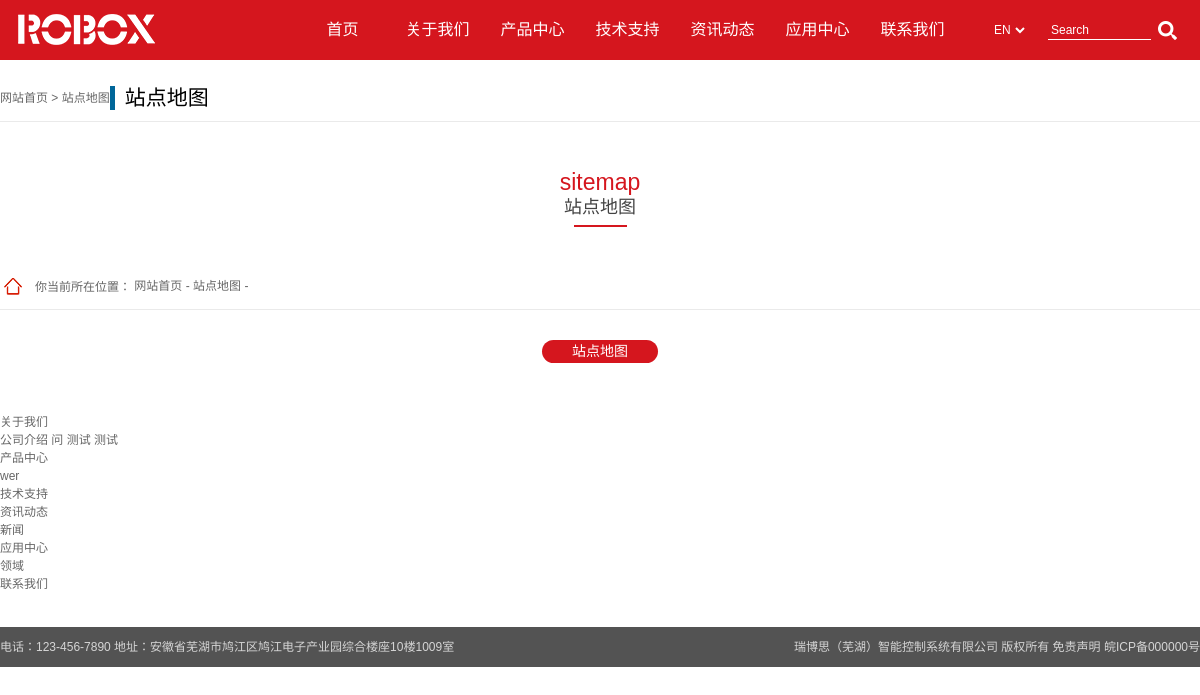
/sitemap.php, run on the app's committed database.
### tables this page shows
CREATE TABLE `banner` (
  `id` int(10) NOT NULL,
  `class_id` int(10) NOT NULL,
  `sortnum` int(20) NOT NULL,
  `title` varchar(100) DEFAULT NULL,
  `url` varchar(200) DEFAULT NULL,
  `pic` varchar(200) DEFAULT NULL,
  `width` int(10) DEFAULT NULL,
  `height` int(10) DEFAULT NULL,
  `state` int(10) NOT NULL,
  `content` text,
  `pic1` varchar(200) DEFAULT NULL,
  KEY `id` (`id`)
);

CREATE TABLE `info_class` (
  `id` varchar(20) NOT NULL DEFAULT '',
  `sortnum` int(10) unsigned NOT NULL DEFAULT '0',
  `name` varchar(50) NOT NULL DEFAULT '',
  `pic` varchar(200) DEFAULT NULL,
  `content` text,
  `files` text,
  `info_state` varchar(10) NOT NULL DEFAULT '',
  `max_level` tinyint(1) unsigned NOT NULL DEFAULT '0',
  `has_sub` tinyint(1) unsigned NOT NULL DEFAULT '0',
  `sub_content` tinyint(1) unsigned NOT NULL DEFAULT '0',
  `sub_pic` tinyint(1) unsigned NOT NULL DEFAULT '0',
  `hasViews` tinyint(1) unsigned NOT NULL DEFAULT '0',
  `hasState` tinyint(1) unsigned NOT NULL DEFAULT '0',
  `hasPic` tinyint(1) unsigned NOT NULL DEFAULT '0',
  `hasAnnex` tinyint(1) unsigned NOT NULL DEFAULT '0',
  `hasIntro` tinyint(1) unsigned NOT NULL DEFAULT '0',
  `hasContent` tinyint(1) unsigned NOT NULL DEFAULT '0',
  `hasWebsite` tinyint(1) unsigned NOT NULL DEFAULT '0',
  `hasAuthor` tinyint(1) unsigned NOT NULL DEFAULT '0',
  `hasSource` tinyint(1) unsigned NOT NULL DEFAULT '0',
  `hasKeyword` tinyint(1) unsigned NOT NULL DEFAULT '0',
  `state` tinyint(1) unsigned NOT NULL DEFAULT '0',
  `hasPics` tinyint(1) unsigned DEFAULT '0',
  `hasPic2` tinyint(1) unsigned DEFAULT '0',
  `hasContent2` tinyint(1) unsigned DEFAULT '0',
  `hasContent3` tinyint(1) unsigned DEFAULT '0',
  `hasContent4` tinyint(1) unsigned DEFAULT '0',
  `hasContent5` tinyint(1) unsigned DEFAULT '0',
  `hasContent6` tinyint(1) unsigned DEFAULT '0',
  `en_name` varchar(50) DEFAULT NULL,
  `hasDescription` tinyint(1) NOT NULL DEFAULT '0',
  `keyword` varchar(200) DEFAULT NULL,
  `description` varchar(200) DEFAULT NULL,
  PRIMARY KEY (`id`),
  KEY `sortnum` (`sortnum`)
);

CREATE TABLE `config_base` (
  `id` int(10) unsigned NOT NULL AUTO_INCREMENT,
  `name` varchar(100) NOT NULL DEFAULT '',
  `title` varchar(100) NOT NULL DEFAULT '',
  `icp` varchar(30) NOT NULL DEFAULT '',
  `keyword` varchar(200) NOT NULL DEFAULT '',
  `description` varchar(200) NOT NULL DEFAULT '',
  `contact` text,
  `copyright` text,
  `webcopyright` text,
  `javascriptFoot` text,
  `javascriptHead` text,
  `webJavascriptHead` text,
  `webJavascriptFoot` text,
  `hotline` varchar(100) DEFAULT NULL,
  `phone` varchar(100) DEFAULT NULL,
  `map` text,
  `rightButton` int(1) DEFAULT '0',
  `mobilejump` int(1) DEFAULT '1',
  `watermark` tinyint(1) DEFAULT '0',
  `waterpic` varchar(200) DEFAULT NULL,
  `waterpos` int(10) DEFAULT '5',
  PRIMARY KEY (`id`)
);

### config.php (called while the page is built, shortened)
<?
$config["db_host"] = "localhost";
$config["db_user"] = "root";
$config["db_pass"] = "root";
$config["db_name"] = "robox";

### include/onlyDB.php (called while the page is built, shortened)
<?
class onlyDB
{
	var $dbHost       = "";
	var $dbUser       = "";
	var $dbPassword   = "";
	var $dbName       = "";
	var $linkId;
	function onlyDB($dbHost, $dbUser, $dbPassword, $dbName = "")
	{
		$this->dbHost      = $dbHost;
		$this->dbUser      = $dbUser;
		$this->dbPassword  = $dbPassword;
		$this->dbName      = $dbName;
	}
	function connect()
	{
		$this->linkId = mysql_connect($this->dbHost, $this->dbUser, $this->dbPassword);
		if ($this->dbName)
		{
			return $this->select_db($this->dbName);
		}
		return true;
	}
	function select_db($dbName)
	{
		$rt = mysql_select_db($dbName);
		if (!$rt)
		{
			raise( new OnlyException( $this->error() ) );
		}
		else
		{
			$this->dbName = $dbName;
		}
		return $rt;
	}
	function query($query)
	{
		$rt = mysql_query($query, $this->linkId);
		return $rt;
	}
	function fetch_array($result, $fetchModule = MYSQL_ASSOC)
	{
		return mysql_fetch_array($result, $fetchModule);
	}
}
?>

### init.php (called while the page is built, shortened)
<?
require("config.php");
require("include/onlyDB.php");
$db	= new onlyDB($config["db_host"], $config["db_user"], $config["db_pass"], $config["db_name"]);
$sql = "select * from config_base where id=1";
$rst = $db->query($sql);
if ($row = $db->fetch_array($rst))
{
	$config_title			= $row["title"];
	$config_icp				= $row["icp"];
	$config_copyright		= $row["copyright"];
	$config_hotline			= $row["hotline"];
}
$sql = "select id, name from info_class where id like '___' order by sortnum asc";
$rst = $db->query($sql);
while ($row = $db->fetch_array($rst)) {
	$baseClassArray[]	= $row;
}
$baseClassCnt = count($baseClassArray);
?>

### sitemap.php (the view, shortened to what this page needs)
<?
require("init.php");
$menu			= 'sitemap';
$base_name		= '站点地图';
?>
<!doctype html>
<html>
<head>
<link rel="stylesheet" href="images/base.css" />
<link rel="stylesheet" href="images/inside.css" />
<link rel="stylesheet" href="images/adver.css" />
</head>
<body>
<?
require_once("begin.php");
?>
<div class="container">
	<div class="location">
        <div class="wrap clearfix">
        	<div class="breadcrumbs"><a href="./" class="u-home">网站首页</a> &gt; <a href="sitemap.php"><?=$base_name?></a></div>
       		<h3><?=$base_name?></h3>
        </div>
    </div>
	<div class="wrap clearfix">
		<?
		require_once("left.php");
		?>
		<div class="main">
			<div class="webmap">
				<?
				for ($i = 0; $i < $baseClassCnt; $i++) {
				?>
				<dl>
					<dt><a href="info.php?class_id=<?=$baseClassArray[$i]['id']?>"><?=$baseClassArray[$i]['name']?></a></dt>
					<dd class="clearfix">
						<?
						if ($secondClassArray[$i]['has_sub'] = 1) {
							$sql = "select id, name from info_class where id like '".$baseClassArray[$i]['id']."___' order by sortnum asc";
							$rst = $db->query($sql);
							while ($row = $db->fetch_array($rst)) {
						?>
						<a href="info.php?class_id=<?=$row["id"]?>"><?=$row["name"]?></a>
						<?
							}
						}
						?>
					</dd>
				</dl>
				<?
				}
				?>
			</div>
		</div>
	</div>
</div>
<?
require_once("end.php");
?>
</body>
</html>

### begin.php (shortened to what this page needs)
<div class="header">
	<div class="g-in clearfix">
		<div class="logo">
			<?
				$sql = "select pic, url from banner where class_id = 3 and state>0 and pic<>''";
				$rst = $db->query($sql);
				if ($row = $db->fetch_array($rst)){
			?>
			<a href="./"><img src="<?=UPLOAD_PATH.$row["pic"]?>" width="175px" height="58" alt="<?=$config_title?>" /></a>
			<?
				}
			?>
		</div>
		<div class="nav">
			<ul class="clearfix">
				<li><a href="./" <? if ($menu == "default") { echo "class='current'"; } ?>>首页</a></li>
				<li><a href="info.php?class_id=101"<?if($base_id=="101"){echo" class='current'";}?>>关于我们</a></li>
				<li><a href="info.php?class_id=102"<?if($base_id=="102"){echo" class='current'";}?>>产品中心</a></li>
				<li><a href="info.php?class_id=103"<?if($base_id=="103"){echo" class='current'";}?>>技术支持</a></li>
				<li><a href="info.php?class_id=104"<?if($base_id=="104"){echo" class='current'";}?>>资讯动态</a></li>
				<li><a href="info.php?class_id=105"<?if($base_id=="105"){echo" class='current'";}?>>应用中心</a></li>
				<li><a href="info.php?class_id=106"<?if($base_id=="106"){echo" class='current'";}?>>联系我们</a></li>
			</ul>
		</div>
		<div class="select">
			<select name="" id="">
				<option value="">EN</option>
			</select>
		</div>
		<div class="search">
			<form action="search.php">
				<input type="text" name="search_keyword" class="search_text" required="" placeholder="Search">
				<input type="submit" value="" class="search_btn">
			</form>
		</div>
	</div>
</div>

### end.php (shortened to what this page needs)
<div class="footer">
	<div class="g-in clearfix">
		<span class="s1">电话：<?=$config_hotline?>  地址：<?=$config_copyright?> </span>
		<span class="s2"><?=$config_title?>  版权所有 <a href="">免责声明 </a> <a href=""> <?=$config_icp?></a> </span>
	</div>
</div>

### images/base.css (style rules this page uses)
body, h1, h2, h3, h4, h5, h6, hr, p, blockquote, dl, dt, dd, ul, ol, li, pre, form, fieldset, legend, button, input, textarea, th, td { margin: 0; padding: 0; }
body, button, input, select, textarea { font: 12px/1.5 Microsoft YaHei, Arial, sans-serif; }
h1, h2, h3, h4, h5, h6 { font-size: 100%; }
ul, ol { list-style: none; }
a { text-decoration: none; }
fieldset, img { border: 0; vertical-align: top; }
button, input, select, textarea { font-size: 100%;border:0;background:none;outline:none; }
.clearfix:after { content: '\20'; display: block; height: 0; clear: both; }
.clearfix { *zoom:1; }
a:link, a:visited { text-decoration: none; }
a { blr:expression_r(this.onFocus=this.blur()); }
body { color: #666; background:#fff; }
a { color: #666; }
.wrap { width: 1200px; margin: 0 auto; }
.g-in { width:1200px; margin:0 auto; }
.g-in:after { content:'\20';display:block;height:0;clear:both }
.g-in { *zoom:1 }
.header { width:100%;height: 60px;background: #d5161e; position: relative; z-index: 999; }
.header .logo { float: left;margin-right: 120px; }
.header .nav { float: left; }
.header .nav ul li { font-size: 16px; float: left;text-align: center;width:95px;line-height: 60px; }
.header .nav ul li a { display: block;color: #fff; }
.header .select { float: left;margin-left: 30px; line-height: 60px; }
.header .select select { color: #fff;outline: none;border: 0; }
.header .select select option { background-color: rgba(0,0,0,0.5); }
.header .search { float: left;margin-left:20px; line-height: 60px; }
.header .search .search_text { padding-left:3px;width:100px ; color: #fff; border-bottom:1px solid #fff; }
.header .search .search_btn { cursor: pointer; background: url(logo_05.png)no-repeat center; vertical-align: middle; display: inline-block;width:25px;height:25px; }
.footer { width: 100%;background: #535353;height:40px;line-height: 40px; }
.footer span { color: #d5d5d5; }
.footer .s1 { float: left; }
.footer .s2 { float: right; }
.footer span a { color: #d5d5d5; }

### images/inside.css (style rules this page uses)
.container { position:relative; padding:15px 0; z-index:8; }
.wrap { position:relative; width:1200px; min-height:460px; _height:460px; margin:0 auto; }
.wrap .main { display:block; overflow:hidden; *zoom:1; padding:30px 0 0; }
.location { position:relative; height:24px; width:1200px; margin:0 auto 30px; padding:11px 0; border-bottom:1px solid #eaeaea; line-height:24px; }
.location h3 { float:left; padding-left:10px; border-left:5px solid #069; color:#000; font-size:21px; font-weight:normal; }
.breadcrumbs { float:left; text-align:right; }
.breadcrumbs a { display:inline-block; vertical-align:top; }

### data on the page
banner: pic (picture)
info_class: name "关于我们"
info_class: name "公司介绍"
info_class: name "问"
info_class: name "测试"
info_class: name "测试"
info_class: name "产品中心"
info_class: name "wer"
info_class: name "技术支持"
info_class: name "资讯动态"
info_class: name "新闻"
info_class: name "应用中心"
info_class: name "领域"
info_class: name "联系我们"
config_base: hotline "123-456-7890", copyright "安徽省芜湖市鸠江区鸠江电子产业园综合楼座10楼1009室", title "瑞博思（芜湖）智能控制系统有限公司", icp "皖ICP备000000号"

### other printed values
$base_name "站点地图"
$base_en_name "sitemap"
